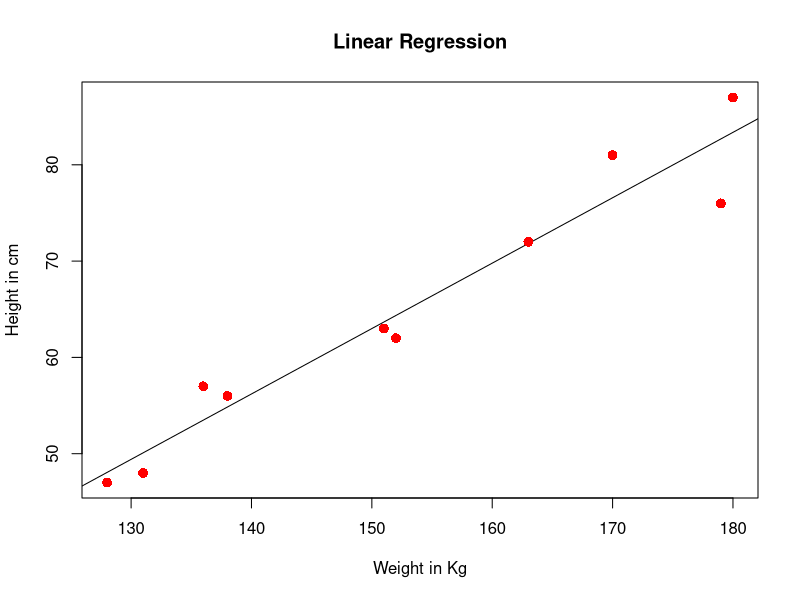

R code for this plot:
x=c(179, 163, 152, 131,151, 170, 138, 180, 128, 136)
y=c(76,72, 62, 48,63, 81, 56, 87, 47, 57)
model=lm(y~x)
a=as.integer(readline("Enter the height of the individual: "))
a=data.frame(x=a)
result=predict(model,a)
cat("The predicted weight is ",result)
plot(x,y,col = "red",main = "Linear Regression",
     abline(model),cex = 1.3,pch = 16,xlab = "Weight in Kg",ylab = "Height in cm")